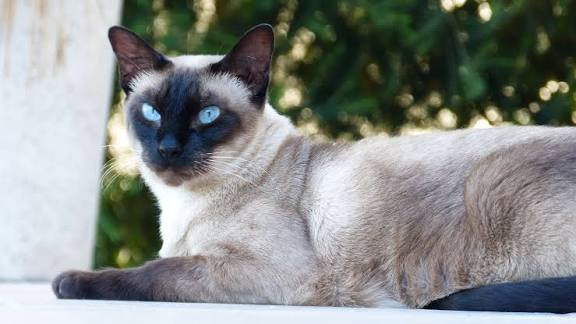
#> input picture gato.jpg, 576 x 324 px, found by its file name
$ jupyter execute 'EDatos_Matrices_Estaticas_Practica#7.ipynb'
#> lines starting #> are read from the running program, lines starting #| are printed output that depends on the picture
# Instituto Tecnologico de Aguascalientes
# Departamento: Sistemas y Computacion
# carrera: Ingenieria en ciberseguridad
## Materia: Estructura de datos
## Maestro:Dr. Fransisco Javier Luna Rosas
## Alumno: Leonardo Daniel Tenorio Martínez
### Semestre: Agosto_Diciembre del 2026

## Estructuras de Datos Estáticas Lineales
### Las estructuras de datos lineales son aquilles en las que los elementos se organizan uno después de otro, formando una secuencia
## ¿Qué es una Matriz Estática?
### Una matriz estática es una estructura de datos que tiene un número fijo de filas y columnas, definidas desde el momento que se crean.
## Imágen Digital
### Digitalmente, una imágen puede representarse como una matriz especialmente cuando hablamos de  procesamiento de imágenes.

# Practica No.7
### En esta practica implementarmos un programa en Python para invertir una imagen digital (Negativo de la imagen)

##  Paso 1: Importar librerias

[cell 1]
from PIL import Image
import matplotlib.pyplot as plt

## Paso 2: Cargar imagen

[cell 2]
imagen = Image.open("C:/Users/mayri/OneDrive/Escritorio/Estructura-de-Datos/gato.jpg")
#> imagen is the input picture: PIL image 576x324 RGB; mean R, G, B 136.3, 139.9, 136.9

## Paso 3:Obtener las dimensiones de la imagen

[cell 3]
ancho, alto = imagen.size
#> ancho = 576; alto = 324

## Paso 4: Crear una nueva imagen para el negativo

[cell 4]
negativa = Image.new("RGB", (ancho, alto))
#> negativa: PIL image 576x324 RGB; every value is 0

## Paso 5: Recorrer la matriz de pixeles

[cell 5]
for x in range(ancho):
    for y in range(alto):
        pixel = imagen.getpixel((x, y))
        if isinstance(pixel, int):
            r = g = b = pixel
        else:
            r, g, b = pixel[:3]
        r_neg = 255 - r
        g_neg = 255 - g
        b_neg = 255 - b
        negativa.putpixel((x, y), (r_neg, g_neg, b_neg))
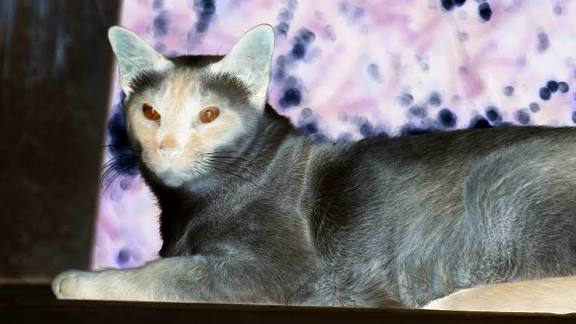
#> negativa: PIL image 576x324 RGB; mean R, G, B 118.7, 115.1, 118.1

## Paso 6: Guardar la imagen negativa

[cell 6]
negativa.save("C:/Users/mayri/OneDrive/Escritorio/Estructura-de-Datos/gato_negativo.png")
imagen_negativa = Image.open("C:/Users/mayri/OneDrive/Escritorio/Estructura-de-Datos/gato_negativo.png")

## Paso 7: Mostrar ambas imagenes con matplotlib

[cell 7]
plt.figure(figsize=(10, 5))

plt.subplot(1, 2, 1)
plt.imshow(imagen)
plt.title("Imagen Original")
plt.axis('off')

plt.subplot(1, 2, 2)
plt.imshow(imagen_negativa)
plt.title("Imagen Negativa")
plt.axis('off')
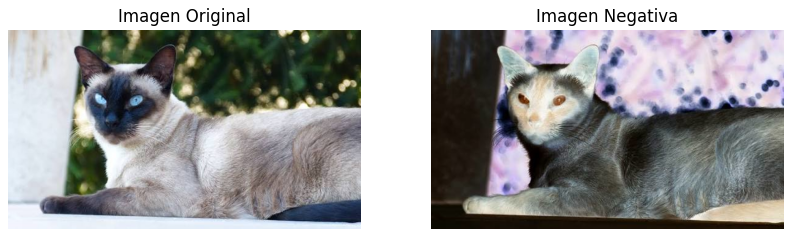
#> figure drawn by matplotlib, 2 panels

$ run again, with mapache.png saved as gato.jpg
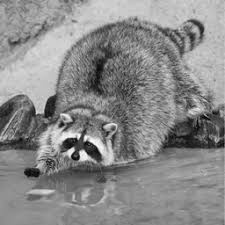
#> input picture mapache.png, 225 x 225 px, found by its file name
#> imagen is the input picture: PIL image 225x225 L; min 0, max 255, mean 137.4
#> after the loop `for x in range(ancho):`:
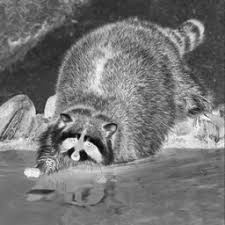
#> negativa: PIL image 225x225 RGB; min 0, max 255, mean 117.6
#> `[cell 7] plt.figure(figsize=(10, 5))  plt.subplot(1, 2, 1) plt.imshow(..`:
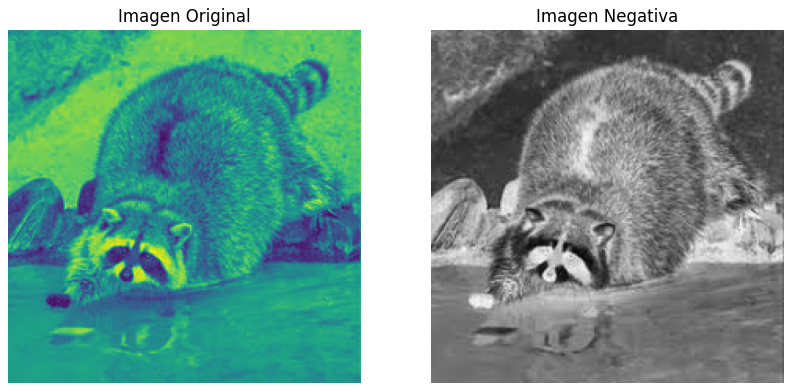
#> figure drawn by matplotlib, 2 panels

$ run again, with mapache_negativo.png saved as gato.jpg
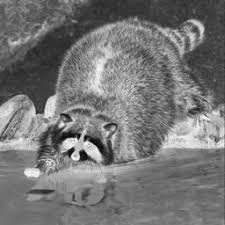
#> input picture mapache_negativo.png, 225 x 225 px, found by its file name
#> imagen is the input picture: PIL image 225x225 RGB; min 0, max 255, mean 117.6
#> after the loop `for x in range(ancho):`:
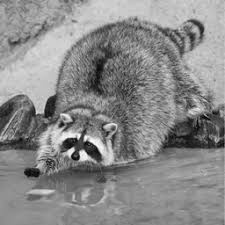
#> negativa: PIL image 225x225 RGB; min 0, max 255, mean 137.4
#> `[cell 7] plt.figure(figsize=(10, 5))  plt.subplot(1, 2, 1) plt.imshow(..`:
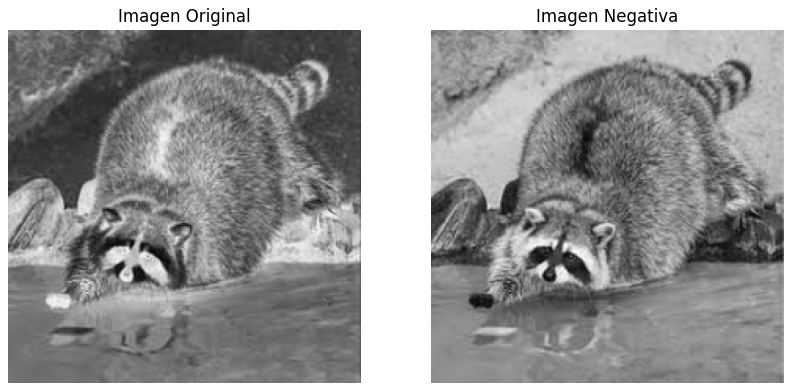
#> figure drawn by matplotlib, 2 panels
